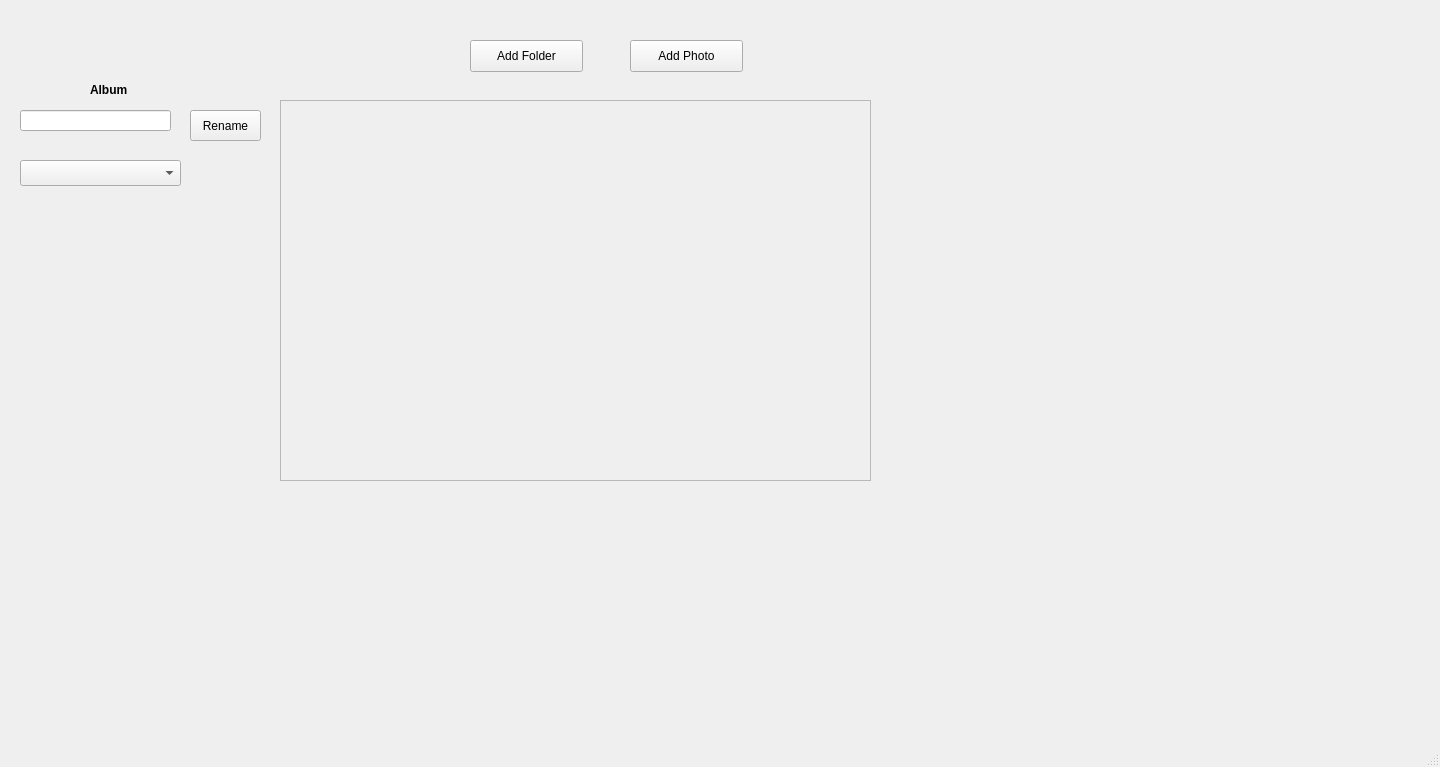
<?xml version="1.0" encoding="UTF-8"?>
<ui version="4.0">
 <class>MainWindow</class>
 <widget class="QMainWindow" name="MainWindow">
  <property name="geometry">
   <rect>
    <x>0</x>
    <y>0</y>
    <width>1440</width>
    <height>767</height>
   </rect>
  </property>
  <property name="windowTitle">
   <string>MainWindow</string>
  </property>
  <widget class="QWidget" name="centralwidget">
   <widget class="QPushButton" name="addFolder">
    <property name="geometry">
     <rect>
      <x>470</x>
      <y>40</y>
      <width>113</width>
      <height>32</height>
     </rect>
    </property>
    <property name="text">
     <string>Add Folder</string>
    </property>
   </widget>
   <widget class="QPushButton" name="addImage">
    <property name="geometry">
     <rect>
      <x>630</x>
      <y>40</y>
      <width>113</width>
      <height>32</height>
     </rect>
    </property>
    <property name="text">
     <string>Add Photo</string>
    </property>
   </widget>
   <widget class="QComboBox" name="comboBox">
    <property name="geometry">
     <rect>
      <x>20</x>
      <y>160</y>
      <width>161</width>
      <height>26</height>
     </rect>
    </property>
   </widget>
   <widget class="QLabel" name="Album">
    <property name="geometry">
     <rect>
      <x>90</x>
      <y>80</y>
      <width>61</width>
      <height>20</height>
     </rect>
    </property>
    <property name="font">
     <font>
      <weight>75</weight>
      <bold>true</bold>
     </font>
    </property>
    <property name="text">
     <string>Album</string>
    </property>
   </widget>
   <widget class="QLineEdit" name="input">
    <property name="geometry">
     <rect>
      <x>20</x>
      <y>110</y>
      <width>151</width>
      <height>21</height>
     </rect>
    </property>
   </widget>
   <widget class="QPushButton" name="rename">
    <property name="geometry">
     <rect>
      <x>190</x>
      <y>110</y>
      <width>71</width>
      <height>31</height>
     </rect>
    </property>
    <property name="text">
     <string>Rename</string>
    </property>
   </widget>
   <widget class="QScrollArea" name="scrollArea">
    <property name="geometry">
     <rect>
      <x>280</x>
      <y>100</y>
      <width>591</width>
      <height>381</height>
     </rect>
    </property>
    <property name="widgetResizable">
     <bool>true</bool>
    </property>
    <widget class="QWidget" name="scrollAreaContents">
     <property name="geometry">
      <rect>
       <x>0</x>
       <y>0</y>
       <width>589</width>
       <height>379</height>
      </rect>
     </property>
     <widget class="QWidget" name="gridLayoutWidget">
      <property name="geometry">
       <rect>
        <x>0</x>
        <y>0</y>
        <width>591</width>
        <height>381</height>
       </rect>
      </property>
      <layout class="QGridLayout" name="gridLayout"/>
     </widget>
    </widget>
   </widget>
  </widget>
  <widget class="QMenuBar" name="menubar">
   <property name="geometry">
    <rect>
     <x>0</x>
     <y>0</y>
     <width>1440</width>
     <height>22</height>
    </rect>
   </property>
  </widget>
  <widget class="QStatusBar" name="statusbar"/>
 </widget>
 <resources/>
 <connections/>
</ui>
